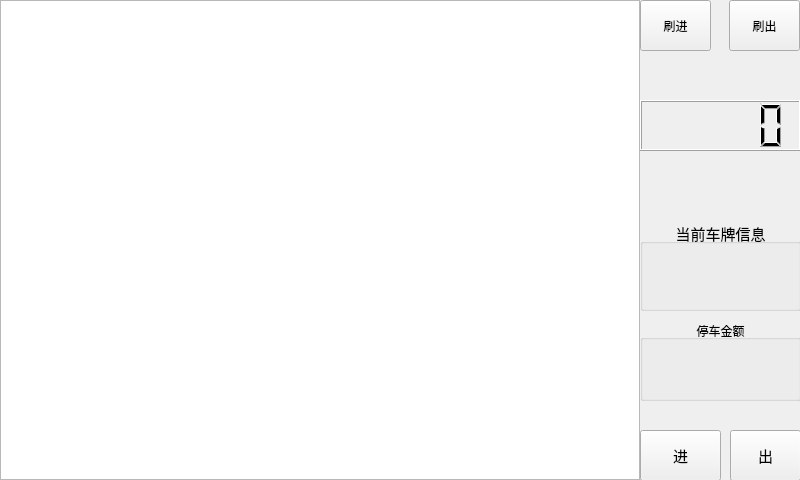
<?xml version="1.0" encoding="UTF-8"?>
<ui version="4.0">
 <class>MainWindow</class>
 <widget class="QMainWindow" name="MainWindow">
  <property name="geometry">
   <rect>
    <x>0</x>
    <y>0</y>
    <width>800</width>
    <height>480</height>
   </rect>
  </property>
  <property name="windowTitle">
   <string>MainWindow</string>
  </property>
  <widget class="QWidget" name="centralwidget">
   <widget class="QTextBrowser" name="textBrowser">
    <property name="geometry">
     <rect>
      <x>0</x>
      <y>0</y>
      <width>640</width>
      <height>480</height>
     </rect>
    </property>
   </widget>
   <widget class="QPushButton" name="pushButton_2">
    <property name="geometry">
     <rect>
      <x>730</x>
      <y>430</y>
      <width>71</width>
      <height>51</height>
     </rect>
    </property>
    <property name="font">
     <font>
      <pointsize>11</pointsize>
     </font>
    </property>
    <property name="text">
     <string>出</string>
    </property>
   </widget>
   <widget class="QPushButton" name="pushButton">
    <property name="geometry">
     <rect>
      <x>640</x>
      <y>430</y>
      <width>81</width>
      <height>51</height>
     </rect>
    </property>
    <property name="font">
     <font>
      <pointsize>11</pointsize>
     </font>
    </property>
    <property name="text">
     <string>进</string>
    </property>
   </widget>
   <widget class="QGroupBox" name="groupBox">
    <property name="geometry">
     <rect>
      <x>640</x>
      <y>220</y>
      <width>161</width>
      <height>91</height>
     </rect>
    </property>
    <property name="font">
     <font>
      <pointsize>11</pointsize>
     </font>
    </property>
    <property name="title">
     <string>当前车牌信息</string>
    </property>
    <property name="alignment">
     <set>Qt::AlignCenter</set>
    </property>
    <widget class="QLabel" name="label_4">
     <property name="geometry">
      <rect>
       <x>0</x>
       <y>30</y>
       <width>161</width>
       <height>51</height>
      </rect>
     </property>
     <property name="font">
      <font>
       <pointsize>12</pointsize>
      </font>
     </property>
     <property name="text">
      <string/>
     </property>
     <property name="alignment">
      <set>Qt::AlignCenter</set>
     </property>
    </widget>
   </widget>
   <widget class="QPushButton" name="pushButton_3">
    <property name="geometry">
     <rect>
      <x>729</x>
      <y>0</y>
      <width>71</width>
      <height>51</height>
     </rect>
    </property>
    <property name="text">
     <string>刷出</string>
    </property>
   </widget>
   <widget class="QPushButton" name="pushButton_4">
    <property name="geometry">
     <rect>
      <x>640</x>
      <y>0</y>
      <width>71</width>
      <height>51</height>
     </rect>
    </property>
    <property name="text">
     <string>刷进</string>
    </property>
   </widget>
   <widget class="QGroupBox" name="groupBox_2">
    <property name="geometry">
     <rect>
      <x>640</x>
      <y>320</y>
      <width>161</width>
      <height>81</height>
     </rect>
    </property>
    <property name="title">
     <string>停车金额</string>
    </property>
    <property name="alignment">
     <set>Qt::AlignCenter</set>
    </property>
    <widget class="QLabel" name="label">
     <property name="geometry">
      <rect>
       <x>10</x>
       <y>30</y>
       <width>141</width>
       <height>41</height>
      </rect>
     </property>
     <property name="text">
      <string/>
     </property>
     <property name="alignment">
      <set>Qt::AlignCenter</set>
     </property>
    </widget>
   </widget>
   <widget class="QLCDNumber" name="lcdNumber">
    <property name="geometry">
     <rect>
      <x>640</x>
      <y>100</y>
      <width>161</width>
      <height>51</height>
     </rect>
    </property>
    <property name="font">
     <font>
      <pointsize>9</pointsize>
     </font>
    </property>
   </widget>
  </widget>
 </widget>
 <resources/>
 <connections/>
</ui>
